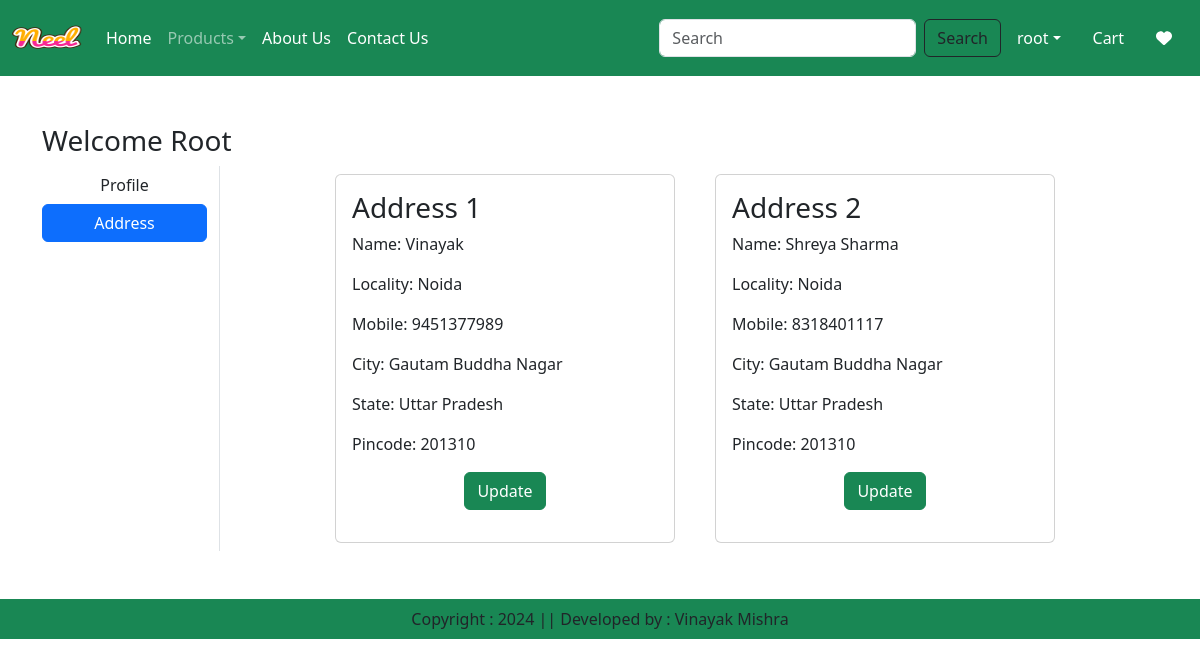
Page /address/ (signed in) on the earlier database version.
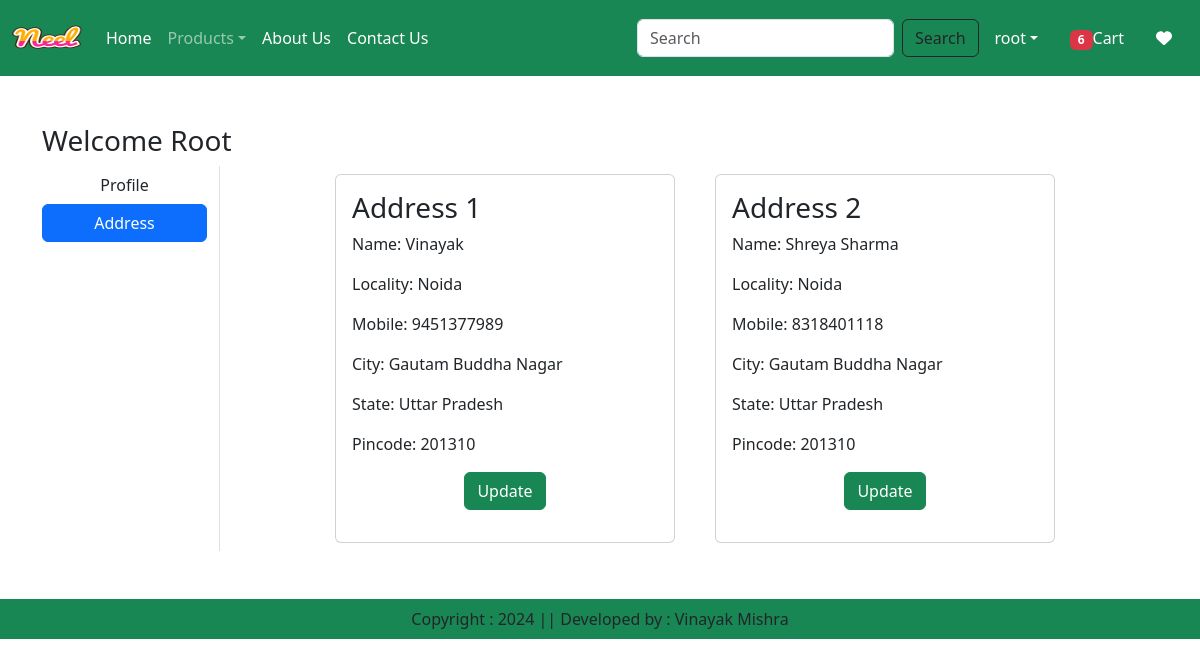
Same page on the later database version.
### app/models.py (models this page shows, shortened)
class Customer(models.Model):
    user = models.ForeignKey(User, on_delete=models.CASCADE)
    name = models.CharField(max_length=200)
    locality = models.CharField(max_length=200)
    city = models.CharField(max_length=50)
    mobile =models.IntegerField(default=0)
    zipcode = models.IntegerField()
    state = models.CharField(choices=STATE_CHOICES, max_length=100)

### app/views.py (the view)
# urls.py: path('address/', views.address, name='address'),
@login_required
def address(request):
    add = Customer.objects.filter(user=request.user)
    totalitem = 0
    wishlitem = 0
    if request.user.is_authenticated:
        totalitem = len(Cart.objects.filter(user=request.user))
        wishitem = len(Wishlist.objects.filter(user=request.user))
    return render(request, 'app/address.html', locals())

### app/templates/app/address.html (shortened to what this page needs)
{% extends 'app/base.html' %}
{% block main-content %}
<div class="container my-5">
    <div class="row">
        <h3>Welcome <span class="text-capitalize">{{ request.user }}</span></h3>
    </div>
    <div class="row">
        <div class="col-sm-2 border-end">
            <ul class="list-unstyled">
                <li class="d-grid ">
                    <a href="{% url 'profile' %}" class="btn ">Profile</a>
                </li>
                <li class="d-grid mb-2">
                    <a href="{% url 'address' %}" class="btn btn-primary">Address</a>
                </li>
            </ul>
                </div>
                <div class="col-sm-8 offset-sm-1">
                    <div class="row">
                        {% for ad in add %}
                        <div class="col-sm-6">
                        <div class="card m-2">
                            <div class="card-body">
                                <h3>Address {{forloop.counter}}</h3>
                                <p>Name: {{ad.name}}</p>
                                <p>Locality: {{ad.locality}}</p>
                                <p>Mobile: {{ad.mobile}}</p>
                                <p>City: {{ad.city}}</p>
                                <p>State: {{ad.state}}</p>
                                <p>Pincode: {{ad.zipcode}}</p>
                                   <p class="text-center"><a href="{% url 'updateAddress' pk=ad.id %}" type="button" class="btn btn-success">Update</a></p>
                                         </div>
                                             </div>
                        </div>
                        {% endfor %}
                    </div>
                </div>
            </div>
        </div>
{% endblock main-content %}

### app/templates/app/base.html (shortened to what this page needs)
{% load static %}
<!DOCTYPE html>
<html lang="en">
<head>
    <link href="https://cdn.jsdelivr.net/npm/bootstrap@5.3.3/dist/css/bootstrap.min.css" rel="stylesheet">
    <link rel="stylesheet" href="https://cdnjs.cloudflare.com/ajax/libs/font-awesome/6.0.0-beta3/css/all.min.css">
    <link rel="stylesheet" href="{% static 'app/css/owl.carousel.min.css' %}"/>
    <link rel="stylesheet" href="{% static 'app/css/all.min.css' %}"/>
    <link rel="stylesheet" href="{% static 'app/css/style.css' %}"/>
</head>
<body>
    <nav class="navbar navbar-expand-lg navbar-dark bg-success">
        <div class="container-fluid">
            <a class="navbar-brand" href="#"><img src="{% static 'app/images/product/neel.png' %}" width="70" height="50" alt="Brand Logo"></a>
            <div class="collapse navbar-collapse" id="navbarSupportedContent">
                <ul class="navbar-nav me-auto mb-2 mb-lg-0">
                    {% if request.user.is_authenticated %}
                    <li class="nav-item">
                        <a class="nav-link active" aria-current="page" href="/">Home</a>
                    </li>
                    <li class="nav-item dropdown">
                        <a class="nav-link dropdown-toggle" href="#" role="button" data-bs-toggle="dropdown" aria-expanded="false">Products</a>
                    </li>
                    <li class="nav-item">
                        <a class="nav-link text-white" href="{% url 'about' %}">About Us</a>
                    </li>
                    <li class="nav-item">
                        <a class="nav-link text-white" href="{% url 'contact' %}">Contact Us</a>
                    </li>
                </ul>
                <form class="d-flex" role="search" action="/search">
                    <input class="form-control me-2" type="search" placeholder="Search" aria-label="Search" name="search">
                    <button class="btn btn-outline-dark " type="submit">Search</button>
                </form>
            </div>
            <ul class="navbar-nav ms-auto mb-2 mb-lg-0">
                <li class="dropdown mx-2 nav-item">
                    <a class="nav-link dropdown-toggle text-white" href="#" id="profileDropdown" role="button" data-bs-toggle="dropdown" aria-expanded="false">{{ request.user.username }}</a>
                </li>
                <li class="nav-item mx-2">
                    <a href="{% url 'showcart' %}" class="nav-link text-white"> <span class="badge bg-danger">{% if totalitem > 0 %} {{totalitem}} {% endif %}</span>Cart</a>
                </li>
                <li class="nav-item mx-2">
                    <a href="{% url 'showwishlist' %}" class="nav-link text-white"> <i class="fa fa-heart"></i></a>
                </li>
                {% endif %}
            </ul>
        </div>
    </nav>
    {% block main-content %}{% endblock %}
    <footer class="container-fluid bg-success text-center p-2 mt-5">
        Copyright : 2024 || Developed by : Vinayak Mishra
    </footer>
</body>
</html>

Differences in the rows shown:
changed Customer "Shreya Sharma": mobile "8318401117" → "8318401118"
Other differences:
{{ totalitem }}: (not shown) → "6"
